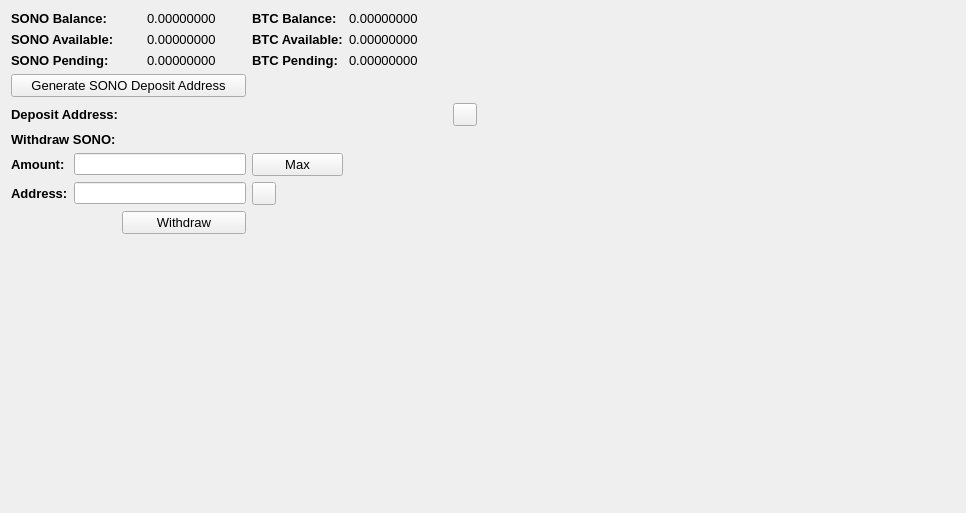
     <widget class="QWidget" name="BalanceTab">
      <attribute name="title">
       <string>Balance</string>
      </attribute>
      <layout class="QGridLayout" name="gridLayout_2">
       <item row="0" column="0" colspan="2">
        <widget class="QLabel" name="label_11">
         <property name="font">
          <font>
           <pointsize>10</pointsize>
           <weight>75</weight>
           <bold>true</bold>
          </font>
         </property>
         <property name="text">
          <string>SONO Balance:</string>
         </property>
        </widget>
       </item>
       <item row="0" column="3">
        <widget class="QLabel" name="SONOBalanceLabel">
         <property name="font">
          <font>
           <pointsize>10</pointsize>
          </font>
         </property>
         <property name="text">
          <string>0.00000000</string>
         </property>
         <property name="textInteractionFlags">
          <set>Qt::LinksAccessibleByMouse|Qt::TextSelectableByMouse</set>
         </property>
        </widget>
       </item>
       <item row="0" column="4">
        <widget class="QLabel" name="label_12">
         <property name="font">
          <font>
           <pointsize>10</pointsize>
           <weight>75</weight>
           <bold>true</bold>
          </font>
         </property>
         <property name="text">
          <string>BTC Balance:</string>
         </property>
        </widget>
       </item>
       <item row="0" column="5">
        <widget class="QLabel" name="BitcoinBalanceLabel">
         <property name="font">
          <font>
           <pointsize>10</pointsize>
          </font>
         </property>
         <property name="text">
          <string>0.00000000</string>
         </property>
         <property name="textInteractionFlags">
          <set>Qt::LinksAccessibleByMouse|Qt::TextSelectableByMouse</set>
         </property>
        </widget>
       </item>
       <item row="0" column="7" rowspan="10">
        <spacer name="horizontalSpacer_4">
         <property name="orientation">
          <enum>Qt::Horizontal</enum>
         </property>
         <property name="sizeHint" stdset="0">
          <size>
           <width>478</width>
           <height>488</height>
          </size>
         </property>
        </spacer>
       </item>
       <item row="1" column="0" colspan="2">
        <widget class="QLabel" name="label_13">
         <property name="font">
          <font>
           <pointsize>10</pointsize>
           <weight>75</weight>
           <bold>true</bold>
          </font>
         </property>
         <property name="text">
          <string>SONO Available:</string>
         </property>
        </widget>
       </item>
       <item row="1" column="3">
        <widget class="QLabel" name="SONOAvailableLabel_2">
         <property name="font">
          <font>
           <pointsize>10</pointsize>
          </font>
         </property>
         <property name="text">
          <string>0.00000000</string>
         </property>
         <property name="textInteractionFlags">
          <set>Qt::LinksAccessibleByMouse|Qt::TextSelectableByMouse</set>
         </property>
        </widget>
       </item>
       <item row="1" column="4">
        <widget class="QLabel" name="label_15">
         <property name="font">
          <font>
           <pointsize>10</pointsize>
           <weight>75</weight>
           <bold>true</bold>
          </font>
         </property>
         <property name="text">
          <string>BTC Available:</string>
         </property>
        </widget>
       </item>
       <item row="1" column="5">
        <widget class="QLabel" name="BitcoinAvailableLabel">
         <property name="font">
          <font>
           <pointsize>10</pointsize>
          </font>
         </property>
         <property name="text">
          <string>0.00000000</string>
         </property>
         <property name="textInteractionFlags">
          <set>Qt::LinksAccessibleByMouse|Qt::TextSelectableByMouse</set>
         </property>
        </widget>
       </item>
       <item row="2" column="0" colspan="2">
        <widget class="QLabel" name="label_14">
         <property name="font">
          <font>
           <pointsize>10</pointsize>
           <weight>75</weight>
           <bold>true</bold>
          </font>
         </property>
         <property name="text">
          <string>SONO Pending:</string>
         </property>
        </widget>
       </item>
       <item row="2" column="3">
        <widget class="QLabel" name="SONOPendingLabel">
         <property name="font">
          <font>
           <pointsize>10</pointsize>
          </font>
         </property>
         <property name="text">
          <string>0.00000000</string>
         </property>
         <property name="textInteractionFlags">
          <set>Qt::LinksAccessibleByMouse|Qt::TextSelectableByMouse</set>
         </property>
        </widget>
       </item>
       <item row="2" column="4">
        <widget class="QLabel" name="label_31">
         <property name="font">
          <font>
           <pointsize>10</pointsize>
           <weight>75</weight>
           <bold>true</bold>
          </font>
         </property>
         <property name="text">
          <string>BTC Pending:</string>
         </property>
        </widget>
       </item>
       <item row="2" column="5">
        <widget class="QLabel" name="BitcoinPendingLabel">
         <property name="font">
          <font>
           <pointsize>10</pointsize>
          </font>
         </property>
         <property name="text">
          <string>0.00000000</string>
         </property>
         <property name="textInteractionFlags">
          <set>Qt::LinksAccessibleByMouse|Qt::TextSelectableByMouse</set>
         </property>
        </widget>
       </item>
       <item row="3" column="0" colspan="4">
        <widget class="QPushButton" name="GenDepositBTN">
         <property name="font">
          <font>
           <pointsize>10</pointsize>
          </font>
         </property>
         <property name="text">
          <string>Generate SONO Deposit Address</string>
         </property>
        </widget>
       </item>
       <item row="4" column="0" colspan="3">
        <widget class="QLabel" name="label_33">
         <property name="font">
          <font>
           <pointsize>10</pointsize>
           <weight>75</weight>
           <bold>true</bold>
          </font>
         </property>
         <property name="text">
          <string>Deposit Address:</string>
         </property>
        </widget>
       </item>
       <item row="4" column="3" colspan="3">
        <widget class="QLabel" name="DepositAddressLabel">
         <property name="minimumSize">
          <size>
           <width>300</width>
           <height>0</height>
          </size>
         </property>
         <property name="palette">
          <palette>
           <active>
            <colorrole role="WindowText">
             <brush brushstyle="SolidPattern">
              <color alpha="255">
               <red>0</red>
               <green>0</green>
               <blue>0</blue>
              </color>
             </brush>
            </colorrole>
            <colorrole role="Text">
             <brush brushstyle="SolidPattern">
              <color alpha="255">
               <red>0</red>
               <green>0</green>
               <blue>255</blue>
              </color>
             </brush>
            </colorrole>
           </active>
           <inactive>
            <colorrole role="WindowText">
             <brush brushstyle="SolidPattern">
              <color alpha="255">
               <red>0</red>
               <green>0</green>
               <blue>0</blue>
              </color>
             </brush>
            </colorrole>
            <colorrole role="Text">
             <brush brushstyle="SolidPattern">
              <color alpha="255">
               <red>0</red>
               <green>0</green>
               <blue>255</blue>
              </color>
             </brush>
            </colorrole>
           </inactive>
           <disabled>
            <colorrole role="WindowText">
             <brush brushstyle="SolidPattern">
              <color alpha="255">
               <red>120</red>
               <green>120</green>
               <blue>120</blue>
              </color>
             </brush>
            </colorrole>
            <colorrole role="Text">
             <brush brushstyle="SolidPattern">
              <color alpha="255">
               <red>120</red>
               <green>120</green>
               <blue>120</blue>
              </color>
             </brush>
            </colorrole>
           </disabled>
          </palette>
         </property>
         <property name="font">
          <font>
           <pointsize>10</pointsize>
           <weight>75</weight>
           <bold>true</bold>
          </font>
         </property>
         <property name="text">
          <string/>
         </property>
         <property name="alignment">
          <set>Qt::AlignRight|Qt::AlignTrailing|Qt::AlignVCenter</set>
         </property>
         <property name="textInteractionFlags">
          <set>Qt::LinksAccessibleByMouse|Qt::TextSelectableByKeyboard|Qt::TextSelectableByMouse</set>
         </property>
        </widget>
       </item>
       <item row="4" column="6">
        <widget class="QToolButton" name="DepositCopyButton">
         <property name="toolTip">
          <string>Copy to clipboard</string>
         </property>
         <property name="text">
          <string/>
         </property>
         <property name="icon">
          <iconset resource="../bitcoin.qrc">
           <normaloff>:/icons/editcopy</normaloff>:/icons/editcopy</iconset>
         </property>
         <property name="shortcut">
          <string>Alt+P</string>
         </property>
        </widget>
       </item>
       <item row="5" column="0" colspan="2">
        <widget class="QLabel" name="label_34">
         <property name="font">
          <font>
           <pointsize>10</pointsize>
           <weight>75</weight>
           <bold>true</bold>
          </font>
         </property>
         <property name="text">
          <string>Withdraw SONO:</string>
         </property>
        </widget>
       </item>
       <item row="6" column="0">
        <widget class="QLabel" name="label_26">
         <property name="font">
          <font>
           <pointsize>10</pointsize>
           <weight>75</weight>
           <bold>true</bold>
          </font>
         </property>
         <property name="text">
          <string>Amount:</string>
         </property>
        </widget>
       </item>
       <item row="6" column="1" colspan="3">
        <widget class="QLineEdit" name="WithdrawUnitsInput">
         <property name="font">
          <font>
           <pointsize>9</pointsize>
           <weight>75</weight>
           <bold>true</bold>
          </font>
         </property>
         <property name="text">
          <string/>
         </property>
        </widget>
       </item>
       <item row="6" column="4">
        <widget class="QPushButton" name="Withdraw_Max_Amount">
         <property name="font">
          <font>
           <pointsize>10</pointsize>
          </font>
         </property>
         <property name="text">
          <string>Max</string>
         </property>
        </widget>
       </item>
       <item row="7" column="0">
        <widget class="QLabel" name="label_10">
         <property name="font">
          <font>
           <pointsize>10</pointsize>
           <weight>75</weight>
           <bold>true</bold>
          </font>
         </property>
         <property name="text">
          <string>Address:</string>
         </property>
        </widget>
       </item>
       <item row="7" column="1" colspan="3">
        <widget class="QLineEdit" name="WithdrawAddress">
         <property name="font">
          <font>
           <pointsize>9</pointsize>
           <weight>75</weight>
           <bold>true</bold>
          </font>
         </property>
        </widget>
       </item>
       <item row="7" column="4">
        <widget class="QToolButton" name="WithdrawPasteButton">
         <property name="toolTip">
          <string>Paste from clipboard</string>
         </property>
         <property name="text">
          <string/>
         </property>
         <property name="icon">
          <iconset resource="../bitcoin.qrc">
           <normaloff>:/icons/editpaste</normaloff>:/icons/editpaste</iconset>
         </property>
         <property name="shortcut">
          <string>Alt+P</string>
         </property>
        </widget>
       </item>
       <item row="8" column="2" colspan="2">
        <widget class="QPushButton" name="WithdrawUnitsBtn">
         <property name="font">
          <font>
           <pointsize>10</pointsize>
          </font>
         </property>
         <property name="text">
          <string>Withdraw</string>
         </property>
        </widget>
       </item>
       <item row="9" column="0" colspan="6">
        <spacer name="verticalSpacer">
         <property name="orientation">
          <enum>Qt::Vertical</enum>
         </property>
         <property name="sizeHint" stdset="0">
          <size>
           <width>428</width>
           <height>262</height>
          </size>
         </property>
        </spacer>
       </item>
      </layout>
      <zorder>label_31</zorder>
      <zorder>label_15</zorder>
      <zorder>label_12</zorder>
      <zorder>label_14</zorder>
      <zorder>label_13</zorder>
      <zorder>label_11</zorder>
      <zorder>BitcoinBalanceLabel</zorder>
      <zorder>SONOBalanceLabel</zorder>
      <zorder>SONOAvailableLabel_2</zorder>
      <zorder>SONOPendingLabel</zorder>
      <zorder>BitcoinAvailableLabel</zorder>
      <zorder>BitcoinPendingLabel</zorder>
      <zorder>label_33</zorder>
      <zorder>GenDepositBTN</zorder>
      <zorder>DepositAddressLabel</zorder>
      <zorder>Withdraw_Max_Amount</zorder>
      <zorder>label_34</zorder>
      <zorder>WithdrawUnitsInput</zorder>
      <zorder>label_10</zorder>
      <zorder>label_26</zorder>
      <zorder>WithdrawAddress</zorder>
      <zorder>WithdrawUnitsBtn</zorder>
      <zorder>horizontalSpacer_4</zorder>
      <zorder>verticalSpacer</zorder>
      <zorder>WithdrawPasteButton</zorder>
      <zorder>DepositCopyButton</zorder>
     </widget>
